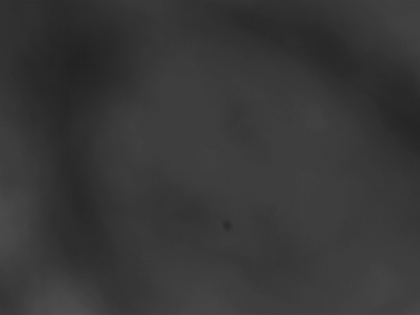
%> input picture Lab4/Im__15.png, 420 x 315 px, shrunk from 1024 x 768 before the run; the run also reads 1 picture not shown here
$ octave Lab4.m   (GNU Octave 9; MATLAB toolbox functions it lacks are replaced by stand-ins)
%> lines starting %> are read from the running program, lines starting %| are printed output that depends on the picture
clear all
close all
clc

A = imread('Im__15.png');
%> A is the input picture: size 315x420 uint8; min 33, max 81, mean 55.2
B = imread('Im__16.png');

[Height, Width] = size(A);
%> Height = 315; Width = 420

GxA = double(A);
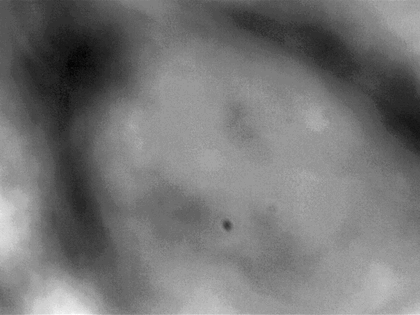
%> GxA: size 315x420 double; min 33, max 81, mean 55.2; mean of the top-left, top-right, bottom-left and bottom-right quarters 50.7, 53, 56.9, 60.2; drawn with min black and max white
GyA = double(A);
GxB = double(B);
GyB = double(B);

for i = 2:Height
    for j = 2:Width
        GxA(i,j) = GxA(i,j) - GxA(i-1,j);
        GyA(i,j) = GyA(i,j) - GyA(i,j-1);
        GxB(i,j) = GxB(i,j) - GxB(i-1,j);
        GyB(i,j) = GyB(i,j) - GyB(i,j-1);
    end
end
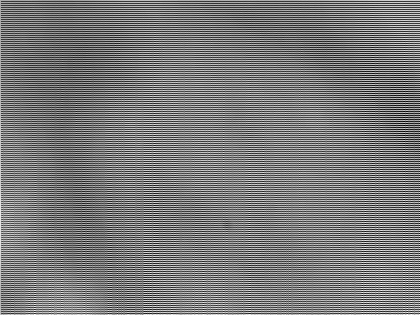
%> GxA: size 315x420 double; min -25, max 86, mean 27.8; drawn with min black and max white
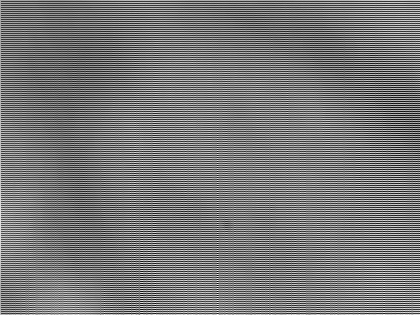
%> GxB: size 315x420 double; min -27, max 91, mean 28.2; drawn with min black and max white
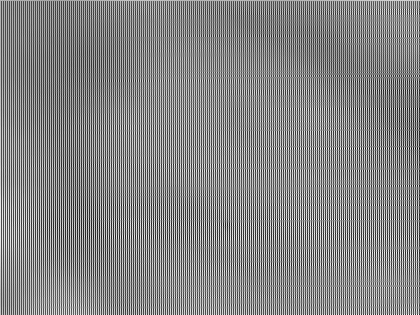
%> GyA: size 315x420 double; min -37, max 87, mean 27.7; drawn with min black and max white
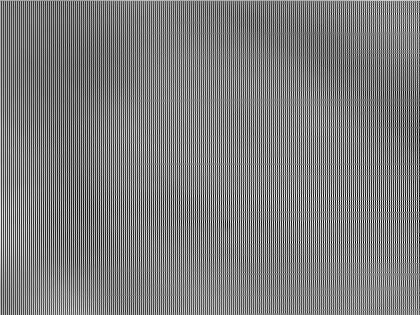
%> GyB: size 315x420 double; min -33, max 92, mean 28.1; drawn with min black and max white

GA = GxA + GyA;
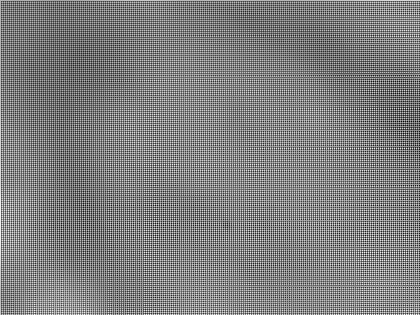
%> GA: size 315x420 double; min -50, max 160, mean 55.5; drawn with min black and max white
GB = GxB + GyB;
